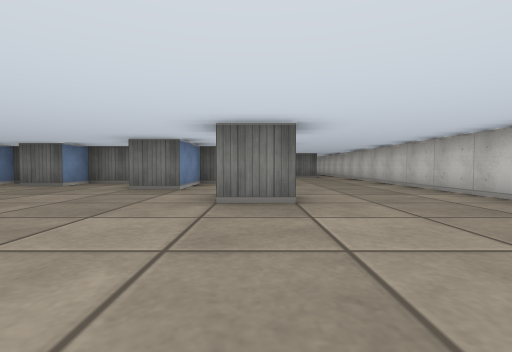
view 1 (above)

14 first-person views from a walk through a cub3D maze. The camera is about half as high as the walls, tilts 2° down and sees 85° across. The floor is counted in squares. Each view is taken from the middle of a square. On the plan, view 1 faces up. The plan holds only what a view shows up to about 9 squares ahead; the rest is blank.

view 2
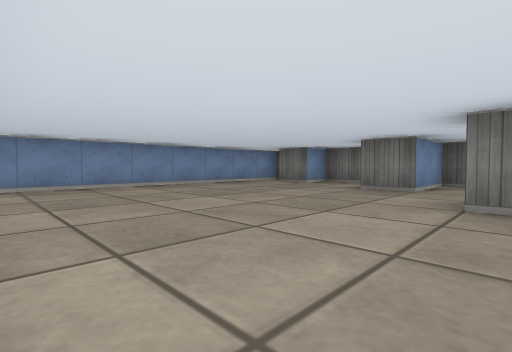

view 3
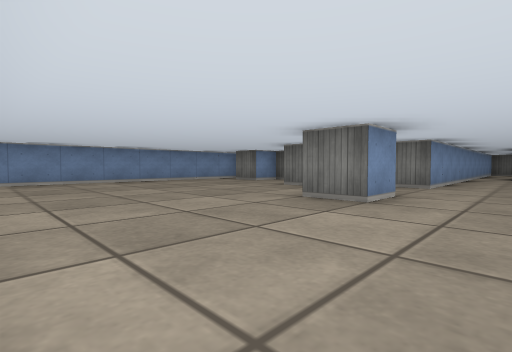

view 4
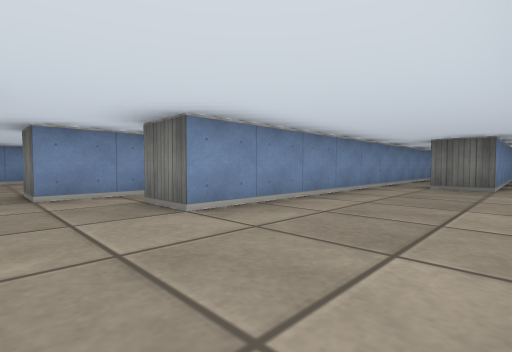

view 5
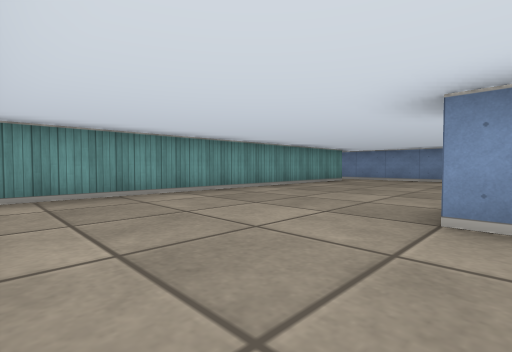

view 6
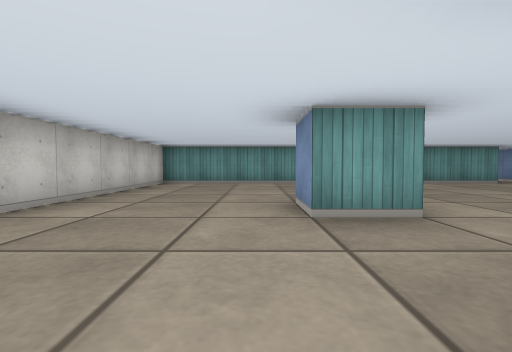

view 7
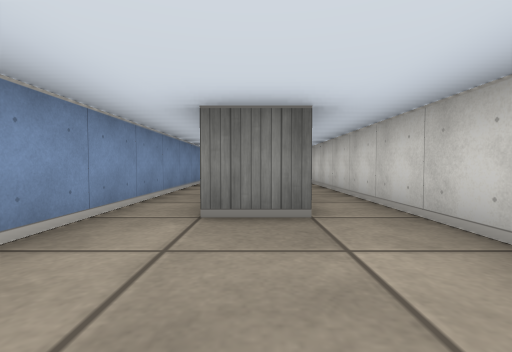

view 8
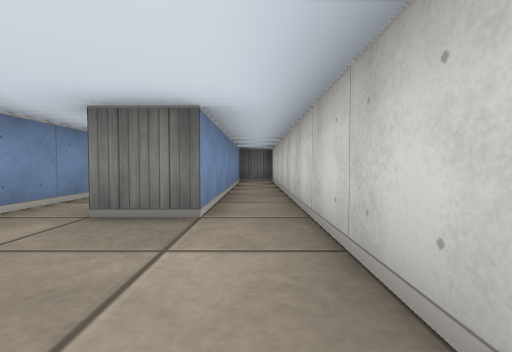

view 9
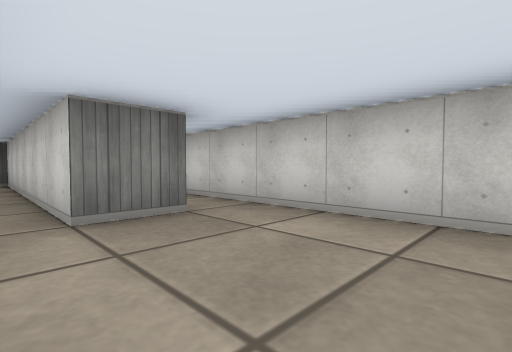

view 10
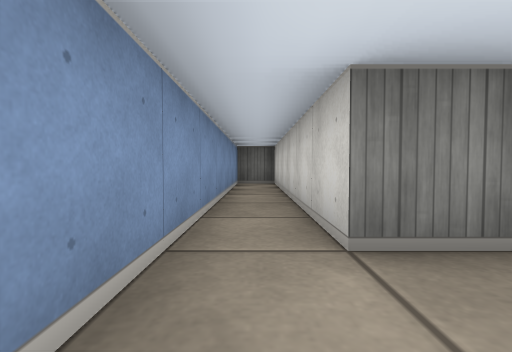

view 11
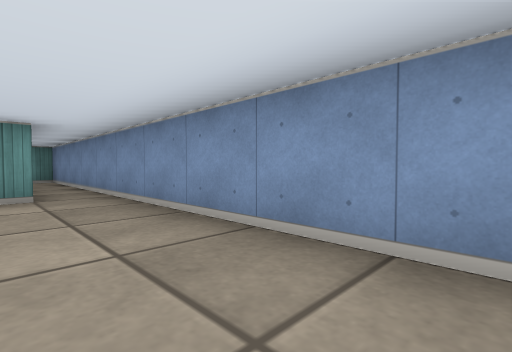

view 12
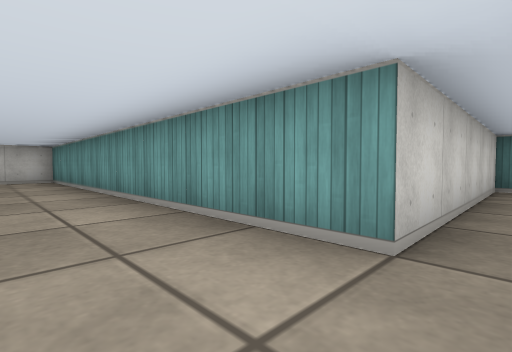

view 13
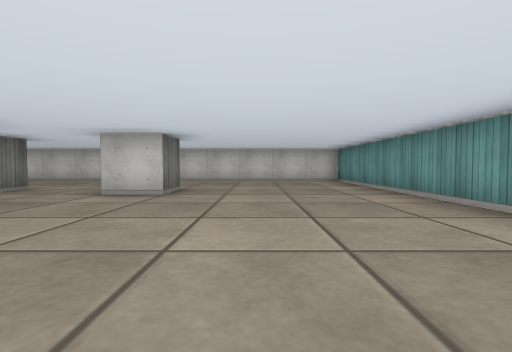

view 14
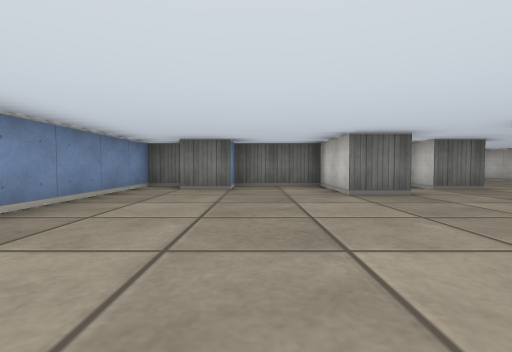

### Floor plan
Points are (right, up) in squares from view 1. A wall is a line through its corners. A room is listed if a view was taken in it or the views show most of it. See-through windows are left out.
Room 1 (views 1, 2, 3, 4, 5, 6, 7, 8, 9, 10, 11, 12, 13, 14)
walls: (-0.5, 4.5) (0.5, 4.5) (0.5, 3.5) (-0.5, 3.5) (-0.5, 4.5); (-1, 7.5) (-1.5, 7.5) (-1.5, 5.5) (-2.5, 5.5) (-2.5, 7.5) (-4.5, 7.5) (-4.5, 6.5) (-5.5, 6.5); (-5.8, 7.5) (-6.5, 7.5) (-6.5, -5.5) (-5.5, -5.5) (-5.5, -0.5) (3.5, -0.5) (3.5, 17.5) (2.5, 17.5) (2.5, 11.5) (1.5, 11.5) (1.5, 17.5) (0.5, 17.5) (0.5, 6.5) (-0.5, 6.5) (-0.5, 7.4)

Positions as (right, up) in squares from view 1, and headings:
1: (0, 0), facing up
2: (0, 0), facing up-left
3: (2, 0), facing up-left
4: (3, 5), facing up-left
5: (3, 4), facing down-left
6: (1, 7), facing down
7: (2, 9), facing up
8: (3, 9), facing up
9: (1, 9), facing up-right
10: (1, 10), facing up
11: (-5, 4), facing down-left
12: (-6, 1), facing down-right
13: (-5, 2), facing right
14: (-4, 1), facing up
